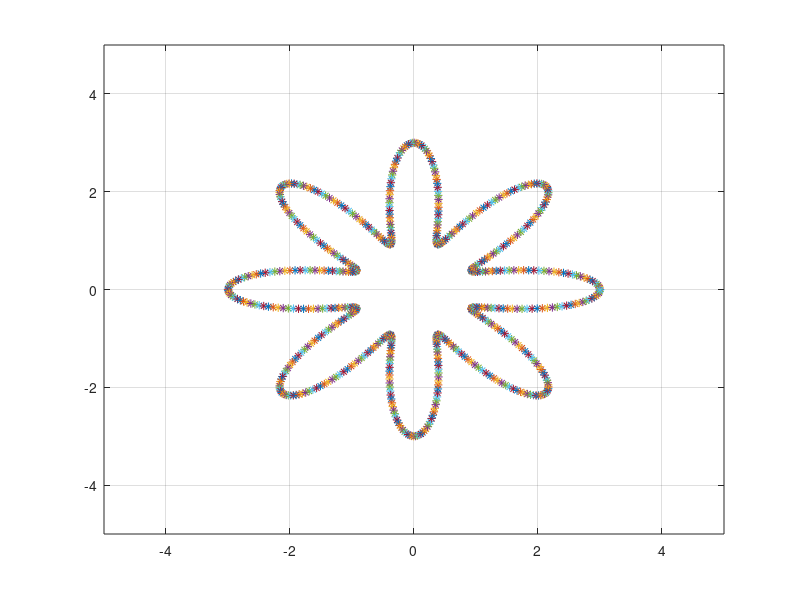

Reproduce this figure in MATLAB.
x0=10;y0=10;R=20;a=2;pi=3.1416

for t = 0:0.01:2*pi
    X = (a + cos(8*t))*cos(t);
    Y = (a + cos(8*t))*sin(t);
    r = sqrt(X^2+Y^2);
    an = atan2(Y,X);
    xp = r * cos(an);
    yp = r * sin(an);
    axis([-5 5 -5 5]);
    plot(xp,yp,"*");
    pause(0.001);
    hold on
    grid on
end